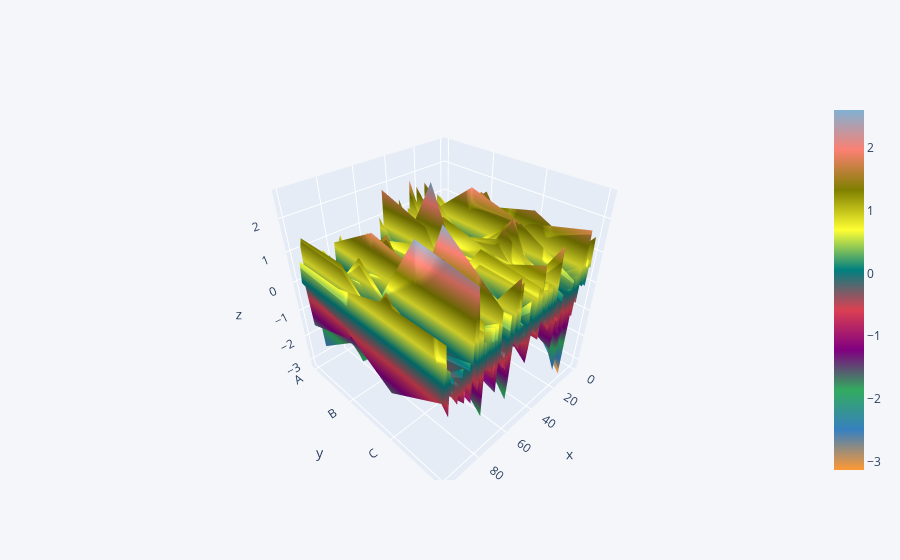

Here is the notebook cell this chart was saved with:
### Code cell
df.iplot(kind='surface')

### Figure 1 — Plotly figure (JSON) as saved in the notebook; plotly's stock layout.template omitted (floating-point values rounded to 4 significant figures; data arrays with more than 128 entries replaced by an {"elided": "..."} marker saying what was removed)
{"data": [{"colorscale": [[0, "rgb(255, 153, 51)"], [0.1111, "rgb(55, 128, 191)"], [0.2222, "rgb(50, 171, 96)"], [0.3333, "rgb(128, 0, 128)"], [0.4444, "rgb(219, 64, 82)"], [0.5556, "rgb(0, 128, 128)"], [0.6667, "rgb(255, 255, 51)"], [0.7778, "rgb(128, 128, 0)"], [0.8889, "rgb(251, 128, 114)"], [1, "rgb(128, 177, 211)"]], "type": "surface", "x": [0, 1, 2, 3, 4, 5, 6, 7, 8, 9, 10, 11, 12, 13, 14, 15, 16, 17, 18, 19, 20, 21, 22, 23, 24, 25, 26, 27, 28, 29, 30, 31, 32, 33, 34, 35, 36, 37, 38, 39, 40, 41, 42, 43, 44, 45, 46, 47, 48, 49, 50, 51, 52, 53, 54, 55, 56, 57, 58, 59, 60, 61, 62, 63, 64, 65, 66, 67, 68, 69, 70, 71, 72, 73, 74, 75, 76, 77, 78, 79, 80, 81, 82, 83, 84, 85, 86, 87, 88, 89, 90, 91, 92, 93, 94, 95, 96, 97, 98, 99], "y": ["A", "B", "C", "D"], "z": {"elided": "4x100 float values"}}], "layout": {"legend": {"bgcolor": "#F5F6F9", "font": {"color": "#4D5663"}}, "paper_bgcolor": "#F5F6F9", "plot_bgcolor": "#F5F6F9", "title": {"font": {"color": "#4D5663"}}, "xaxis": {"gridcolor": "#E1E5ED", "showgrid": true, "tickfont": {"color": "#4D5663"}, "title": {"font": {"color": "#4D5663"}, "text": ""}, "zerolinecolor": "#E1E5ED"}, "yaxis": {"gridcolor": "#E1E5ED", "showgrid": true, "tickfont": {"color": "#4D5663"}, "title": {"font": {"color": "#4D5663"}, "text": ""}, "zerolinecolor": "#E1E5ED"}}}
